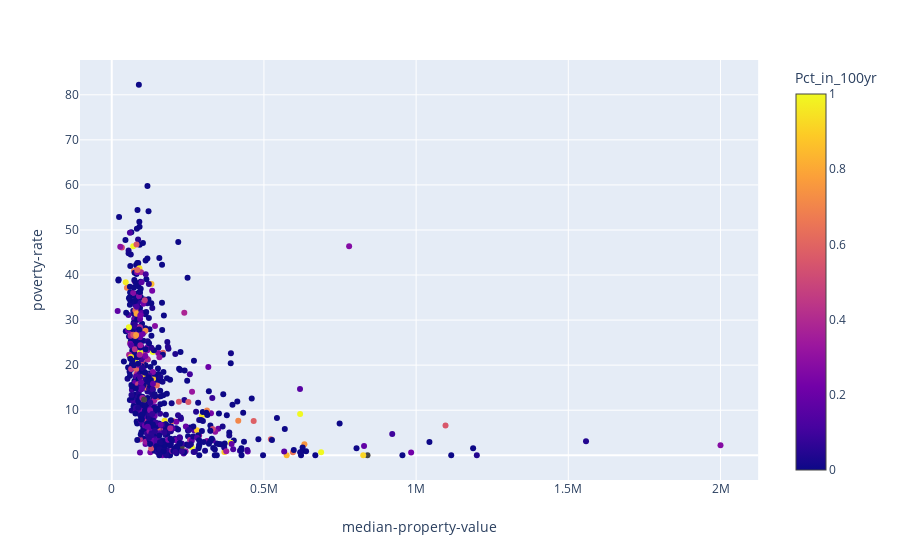

Notebook code for this chart:
### Code cell
ax4 = px.scatter(join_data, x= "median-property-value", y = "poverty-rate", color = "Pct_in_100yr")
ax4.show()

### Figure 1 — Plotly figure (JSON) as saved in the notebook; plotly's stock layout.template omitted (floating-point values rounded to 4 significant figures; data arrays with more than 128 entries replaced by an {"elided": "..."} marker saying what was removed)
{"data": [{"hoverlabel": {"namelength": 0}, "hovertemplate": "median-property-value=%{x}<br>poverty-rate=%{y}<br>Pct_in_100yr=%{marker.color}", "legendgroup": "", "marker": {"color": {"elided": "793 float values"}, "coloraxis": "coloraxis", "symbol": "circle"}, "mode": "markers", "name": "", "showlegend": false, "type": "scatter", "x": {"elided": "793 int values"}, "xaxis": "x", "y": {"elided": "793 float values"}, "yaxis": "y"}], "layout": {"autosize": true, "coloraxis": {"colorbar": {"title": {"text": "Pct_in_100yr"}}, "colorscale": [[0, "#0d0887"], [0.1111, "#46039f"], [0.2222, "#7201a8"], [0.3333, "#9c179e"], [0.4444, "#bd3786"], [0.5556, "#d8576b"], [0.6667, "#ed7953"], [0.7778, "#fb9f3a"], [0.8889, "#fdca26"], [1, "#f0f921"]]}, "legend": {"tracegroupgap": 0}, "margin": {"t": 60}, "xaxis": {"anchor": "y", "autorange": true, "domain": [0, 0.98], "range": [-103100.0, 2123000.0], "title": {"text": "median-property-value"}, "type": "linear"}, "yaxis": {"anchor": "x", "autorange": true, "domain": [0, 1], "range": [-5.411, 87.64], "title": {"text": "poverty-rate"}, "type": "linear"}}}
